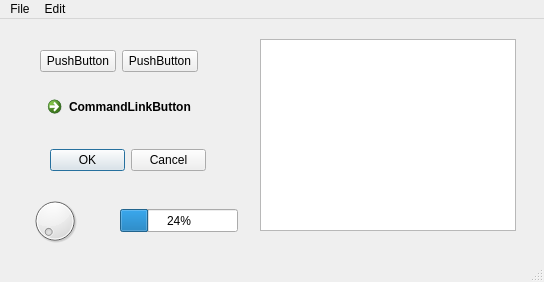
<?xml version="1.0" encoding="UTF-8"?>
<ui version="4.0">
 <class>MainWindow</class>
 <widget class="QMainWindow" name="MainWindow">
  <property name="geometry">
   <rect>
    <x>0</x>
    <y>0</y>
    <width>544</width>
    <height>282</height>
   </rect>
  </property>
  <property name="windowTitle">
   <string>MainWindow</string>
  </property>
  <widget class="QWidget" name="centralwidget">
   <widget class="QCommandLinkButton" name="commandLinkButton">
    <property name="geometry">
     <rect>
      <x>40</x>
      <y>70</y>
      <width>185</width>
      <height>41</height>
     </rect>
    </property>
    <property name="text">
     <string>CommandLinkButton</string>
    </property>
   </widget>
   <widget class="QDialogButtonBox" name="buttonBox">
    <property name="geometry">
     <rect>
      <x>50</x>
      <y>130</y>
      <width>156</width>
      <height>23</height>
     </rect>
    </property>
    <property name="standardButtons">
     <set>QDialogButtonBox::Cancel|QDialogButtonBox::Ok</set>
    </property>
   </widget>
   <widget class="QTreeView" name="treeView">
    <property name="geometry">
     <rect>
      <x>260</x>
      <y>20</y>
      <width>256</width>
      <height>192</height>
     </rect>
    </property>
   </widget>
   <widget class="QDial" name="dial">
    <property name="geometry">
     <rect>
      <x>30</x>
      <y>170</y>
      <width>50</width>
      <height>64</height>
     </rect>
    </property>
   </widget>
   <widget class="QProgressBar" name="progressBar">
    <property name="geometry">
     <rect>
      <x>120</x>
      <y>190</y>
      <width>118</width>
      <height>23</height>
     </rect>
    </property>
    <property name="value">
     <number>24</number>
    </property>
   </widget>
   <widget class="QWidget" name="">
    <property name="geometry">
     <rect>
      <x>40</x>
      <y>30</y>
      <width>158</width>
      <height>25</height>
     </rect>
    </property>
    <layout class="QHBoxLayout" name="horizontalLayout">
     <item>
      <widget class="QPushButton" name="pushButton">
       <property name="text">
        <string>PushButton</string>
       </property>
      </widget>
     </item>
     <item>
      <widget class="QPushButton" name="pushButton_2">
       <property name="text">
        <string>PushButton</string>
       </property>
      </widget>
     </item>
    </layout>
   </widget>
  </widget>
  <widget class="QMenuBar" name="menubar">
   <property name="geometry">
    <rect>
     <x>0</x>
     <y>0</y>
     <width>544</width>
     <height>21</height>
    </rect>
   </property>
   <widget class="QMenu" name="menuFile">
    <property name="title">
     <string>File</string>
    </property>
    <addaction name="actionFile1"/>
    <addaction name="actionFile2"/>
   </widget>
   <widget class="QMenu" name="menuEdit">
    <property name="title">
     <string>Edit</string>
    </property>
    <addaction name="actionEdit1"/>
   </widget>
   <addaction name="menuFile"/>
   <addaction name="menuEdit"/>
  </widget>
  <widget class="QStatusBar" name="statusbar"/>
  <action name="actionFile1">
   <property name="text">
    <string>File1</string>
   </property>
  </action>
  <action name="actionFile2">
   <property name="text">
    <string>File2</string>
   </property>
  </action>
  <action name="actionEdit1">
   <property name="text">
    <string>Edit1</string>
   </property>
  </action>
 </widget>
 <resources/>
 <connections/>
</ui>
